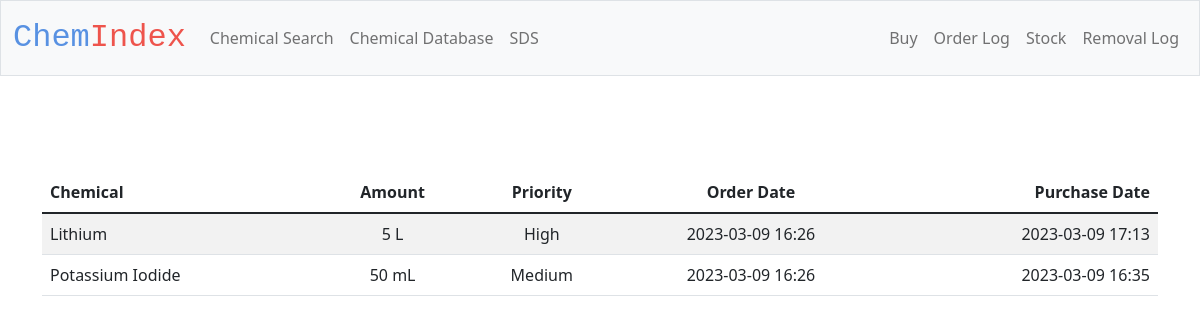
The page /purchase_database on the database as committed earlier.
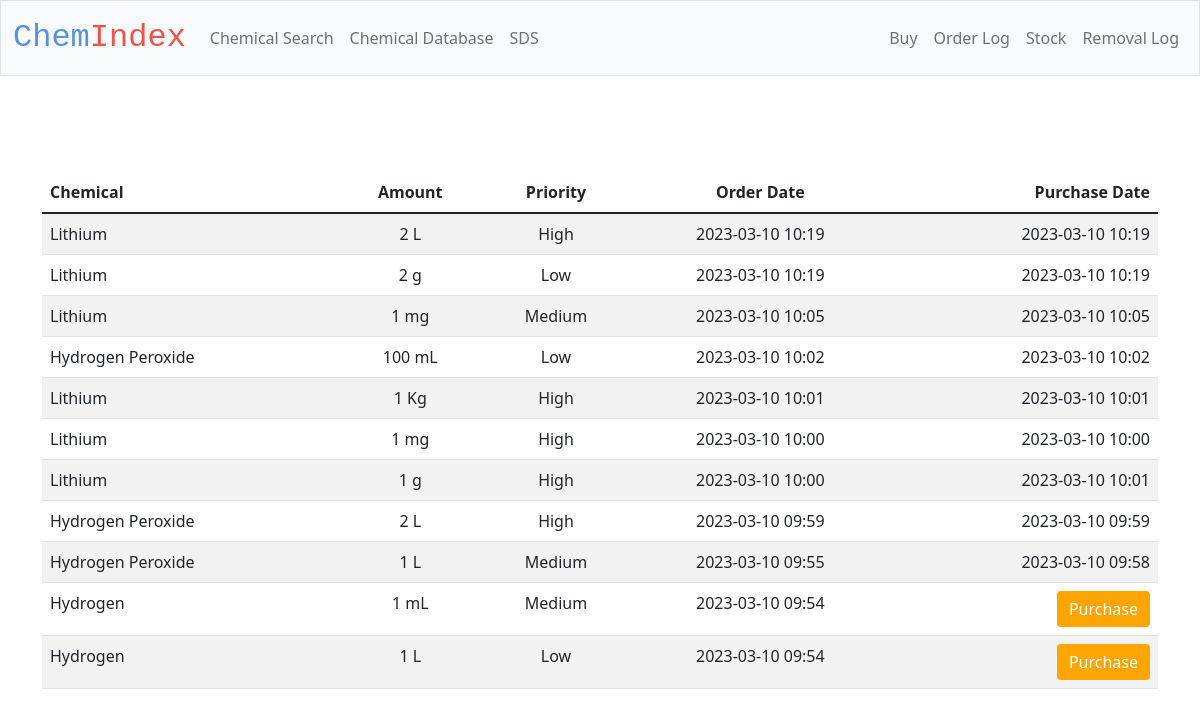
The same page on the database as committed later.
### tables this page shows
CREATE TABLE orders (
    chemical TEXT NOT NULL,
    amount INTEGER NOT NULL,
    unit INTEGER NOT NULL, 
    time DATETIME NOT NULL,
    user TEXT, 
    priority INTEGER NOT NULL, purchase_time DATETIME);

### app.py (the view)
@app.route('/purchase_database')
def purchase_database():
    with sqlite3.connect(db_path) as db:
        data = db.execute("SELECT * FROM orders WHERE amount > 0 ORDER BY time DESC")
        return render_template("purchase_database.html", orders = data)

### templates/purchase_database.html (shortened to what this page needs)
{% extends "layout.html" %}
{% block main %}
<main class="container py-5">
    <table class="table table-striped" id ="purchase_table" name="purchase_table">
        <thead>
            <tr>
                <th class="text-start">Chemical</th>
                <th class="text-center">Amount</th>
                <th class="text-center">Priority</th>
                <th class="text-center">Order Date</th>
                <th class="text-end">Purchase Date</th>
            </tr>
        </thead>
       <tbody>
        {% for row in orders %}
                <tr>
                    <form action="/purchase" method="post">
                    <td class="text-start"> {{row[0]}}</td>
                    <td class="text-center">{{row[1]}} {{row[2]}}</td>
                    <td class="text-center">{{row[5]}}</td>
                    <td class="text-center">{{row[3]}}</td>
                    {%if row[6] == None %}
                        <td class="text-end"> <button class ="button_sds_database btn btn-primary" type="submit">Purchase</button></td>
                    {%else%}
                        <td class="text-end">{{row[6]}}</td>
                    {% endif %}
                    </form>
                </tr>
        {% endfor %}
        </tbody>
    </table>
        </main>
{% endblock %}

Rows that differ between the two databases and show on the page:
removed orders: chemical "Lithium", amount "5", unit "L", priority "High", time "2023-03-09 16:26", purchase_time "2023-03-09 17:13"
removed orders: chemical "Potassium Iodide", amount "50", unit "mL", priority "Medium", time "2023-03-09 16:26", purchase_time "2023-03-09 16:35"
added orders: chemical "Lithium", amount "2", unit "L", priority "High", time "2023-03-10 10:19", purchase_time "2023-03-10 10:19"
added orders: chemical "Lithium", amount "2", unit "g", priority "Low", time "2023-03-10 10:19", purchase_time "2023-03-10 10:19"
added orders: chemical "Lithium", amount "1", unit "mg", priority "Medium", time "2023-03-10 10:05", purchase_time "2023-03-10 10:05"
added orders: chemical "Hydrogen Peroxide", amount "100", unit "mL", priority "Low", time "2023-03-10 10:02", purchase_time "2023-03-10 10:02"
now on this page (row edited): orders: chemical "Lithium", amount "1", unit "Kg", priority "High", time "2023-03-10 10:01", purchase_time "2023-03-10 10:01"
now on this page (row edited): orders: chemical "Lithium", amount "1", unit "mg", priority "High", time "2023-03-10 10:00", purchase_time "2023-03-10 10:00"
now on this page (row edited): orders: chemical "Lithium", amount "1", unit "g", priority "High", time "2023-03-10 10:00", purchase_time "2023-03-10 10:01"
now on this page (row edited): orders: chemical "Hydrogen Peroxide", amount "2", unit "L", priority "High", time "2023-03-10 09:59", purchase_time "2023-03-10 09:59"
now on this page (row edited): orders: chemical "Hydrogen Peroxide", amount "1", unit "L", priority "Medium", time "2023-03-10 09:55", purchase_time "2023-03-10 09:58"
added orders: chemical "Hydrogen", amount "1", unit "mL", priority "Medium", time "2023-03-10 09:54"
added orders: chemical "Hydrogen", amount "1", unit "L", priority "Low", time "2023-03-10 09:54"
